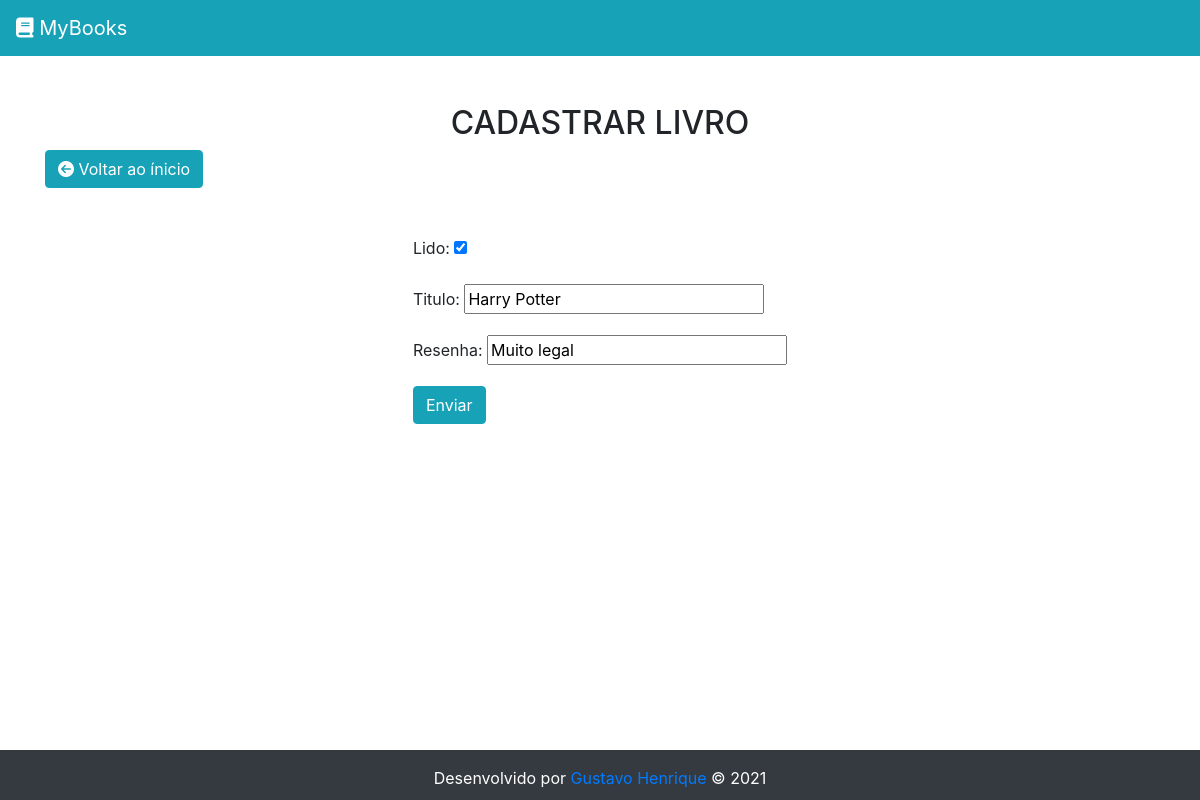
The app's page /update/30/ with its own data.
### core/models.py (models this page shows, shortened)
class Base(models.Model):
    criado_em = models.DateField('Criação', auto_now_add=True)
    modificado_em = models.DateField('Atualização', auto_now=True)
    lido = models.BooleanField('Lido')
    class Meta:
        abstract = True

class Book(Base):
    titulo = models.CharField('Titulo', max_length=100)
    resenha = models.CharField('Resenha', max_length=255)
    class Meta:
        verbose_name = 'Book'
        verbose_name_plural = 'Books'

### core/views.py (the view)
# urls.py: path('update/<int:pk>/', BookUpdateView.as_view(), name='update'),
class BookUpdateView(UpdateView):
    template_name = 'form_book.html'
    model = Book
    fields = '__all__'
    success_url = reverse_lazy('list')

### core/templates/form_book.html (shortened to what this page needs)
{% extends 'base.html' %}
{% load static %}
{% block content %}
    <div class="site-content">
        <div class="container">
            <h2 class="text-center mt-5">CADASTRAR LIVRO</h2>
            <a href="{% url 'list' %}"><button type="submit" class="btn btn-info" name="voltar"><i class="fas fa-arrow-circle-left"></i> Voltar ao ínicio</button></a>
            <div class="d-flex justify-content-center">
                <form method="post" class="py-5" autocomplete="off">
                    <div class="cols-sm-6">
                    {{ form.as_p }}
                    </div>
                    <button type="submit" class="btn btn-info" name="enviar">Enviar</button>
                </form>
            </div>
        </div>
    </div>
      {% include 'footer.html' %}
{% endblock %}

### core/static/main.css (style rules this page uses)
html, body { margin: 0px; padding: 0px; }
body { display: flex; flex-direction: column; min-height: 100vh; }
input[type=text] { width: 300px; }
.site-content { flex: 1; }

### records on screen
Book: lido "☑", titulo "Harry Potter", resenha "Muito legal"
